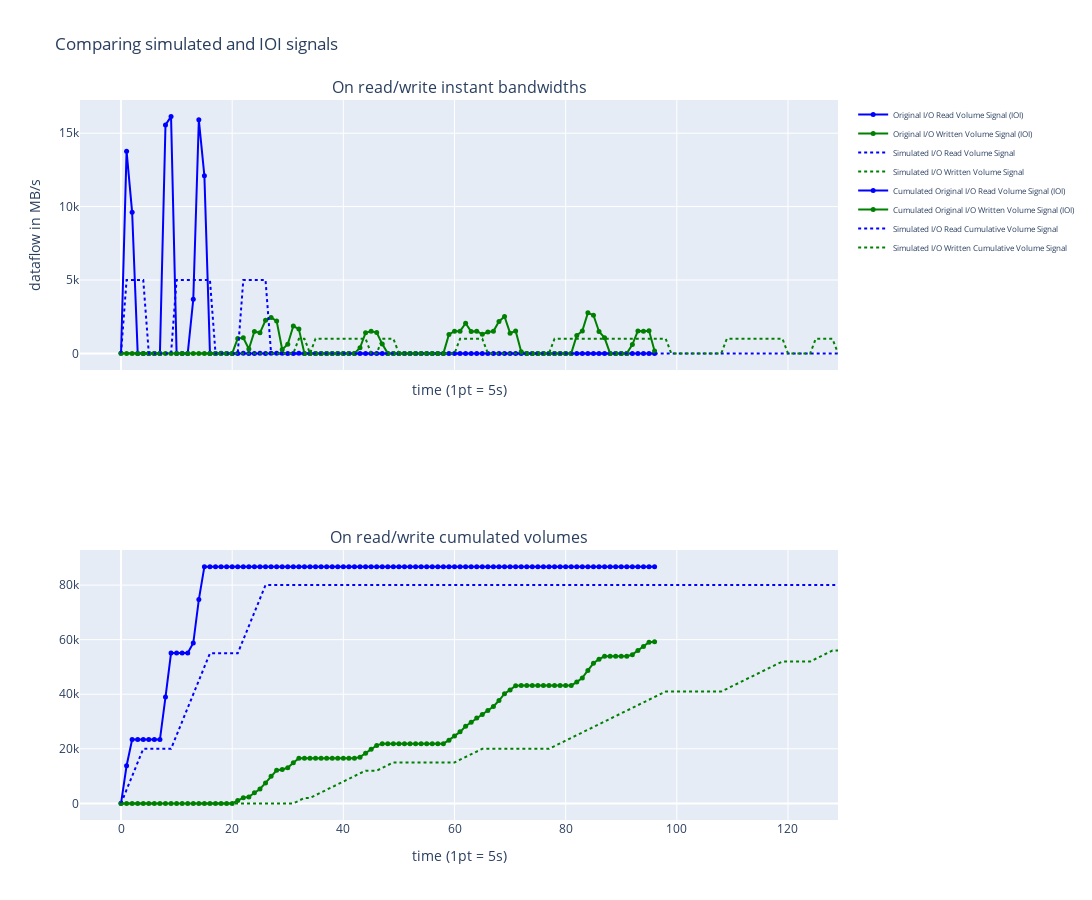

The cell this chart's notebook holds for it:
### Markdown cell above
And rerun the simulation

### Code cell
fig = display_original_sim_signals(simulate_app(compute, reads, writes, io_bw, app_name="3911"),
                                   (timestamps, original_read, original_write),
                                   width=1400, height=900)
fig.show()

### Figure 1 — Plotly figure (JSON) as saved in the notebook; plotly's stock layout.template omitted (floating-point values rounded to 4 significant figures; data arrays with more than 128 entries replaced by an {"elided": "..."} marker saying what was removed)
{"data": [{"line": {"color": "blue", "shape": "linear"}, "marker": {"size": 5}, "mode": "lines+markers", "name": "Original I/O Read Volume Signal (IOI)", "textposition": "top center", "type": "scatter", "x": [0, 1, 2, 3, 4, 5, 6, 7, 8, 9, 10, 11, 12, 13, 14, 15, 16, 17, 18, 19, 20, 21, 22, 23, 24, 25, 26, 27, 28, 29, 30, 31, 32, 33, 34, 35, 36, 37, 38, 39, 40, 41, 42, 43, 44, 45, 46, 47, 48, 49, 50, 51, 52, 53, 54, 55, 56, 57, 58, 59, 60, 61, 62, 63, 64, 65, 66, 67, 68, 69, 70, 71, 72, 73, 74, 75, 76, 77, 78, 79, 80, 81, 82, 83, 84, 85, 86, 87, 88, 89, 90, 91, 92, 93, 94, 95, 96], "xaxis": "x", "y": [0.002971, 13780.0, 9609.0, 0, 0, 0, 0, 0, 15560.0, 16130.0, 0, 0, 0, 3685.0, 15910.0, 12090.0, 0, 0, 0.005912, 0, 0, 0, 1.5e-05, 0, 0, 1.5e-05, 0, 1.5e-05, 3e-05, 1.5e-05, 0, 0, 3e-05, 0, 0, 0, 0, 0, 0, 0, 0, 0, 0, 0, 0, 0, 0, 0, 0, 0, 0, 0, 0, 0, 0, 0, 0, 0, 0, 0, 0, 0, 0, 0, 0, 0, 0, 0, 0, 0, 0, 0, 0, 0, 0, 0, 0, 0, 0, 0, 0, 0, 0, 0, 0, 0, 0, 0, 0, 0, 0, 0, 0, 0, 0, 0, 0], "yaxis": "y"}, {"line": {"color": "green", "shape": "linear"}, "marker": {"size": 5}, "mode": "lines+markers", "name": "Original I/O Written Volume Signal (IOI)", "textposition": "top center", "type": "scatter", "x": [0, 1, 2, 3, 4, 5, 6, 7, 8, 9, 10, 11, 12, 13, 14, 15, 16, 17, 18, 19, 20, 21, 22, 23, 24, 25, 26, 27, 28, 29, 30, 31, 32, 33, 34, 35, 36, 37, 38, 39, 40, 41, 42, 43, 44, 45, 46, 47, 48, 49, 50, 51, 52, 53, 54, 55, 56, 57, 58, 59, 60, 61, 62, 63, 64, 65, 66, 67, 68, 69, 70, 71, 72, 73, 74, 75, 76, 77, 78, 79, 80, 81, 82, 83, 84, 85, 86, 87, 88, 89, 90, 91, 92, 93, 94, 95, 96], "xaxis": "x", "y": [6e-06, 0, 0, 0, 0, 0, 0, 0, 0, 0, 0, 0, 0, 0, 0, 0, 0, 0, 0, 0, 0, 1012.0, 1057.0, 295.3, 1488.0, 1402.0, 2254.0, 2443.0, 2200.0, 265.3, 626.1, 1860.0, 1653.0, 0, 0, 0, 0, 0, 0, 0, 0, 0, 0, 378.1, 1399.0, 1503.0, 1419.0, 635.6, 0, 0, 0, 0, 0, 0, 0, 0, 0, 0, 0, 1289.0, 1515.0, 1513.0, 2055.0, 1483.0, 1511.0, 1303.0, 1455.0, 1508.0, 2172.0, 2517.0, 1378.0, 1533.0, 107.3, 0, 0, 0, 0, 0, 0, 0, 0, 0, 1224.0, 1531.0, 2760.0, 2604.0, 1490.0, 1060.0, 0, 0, 0, 0, 601.0, 1532.0, 1504.0, 1541.0, 157.9], "yaxis": "y"}, {"line": {"color": "blue", "dash": "dot", "shape": "linear"}, "mode": "lines", "name": "Simulated I/O Read Volume Signal", "textposition": "top center", "type": "scatter", "x": {"elided": "130 int values"}, "xaxis": "x", "y": {"elided": "130 int values"}, "yaxis": "y"}, {"line": {"color": "green", "dash": "dot", "shape": "linear"}, "mode": "lines", "name": "Simulated I/O Written Volume Signal", "textposition": "top center", "type": "scatter", "x": {"elided": "130 int values"}, "xaxis": "x", "y": {"elided": "130 int values"}, "yaxis": "y"}, {"line": {"color": "blue", "shape": "linear"}, "marker": {"size": 5}, "mode": "lines+markers", "name": "Cumulated Original I/O Read Volume Signal (IOI)", "textposition": "top center", "type": "scatter", "x": [0, 1, 2, 3, 4, 5, 6, 7, 8, 9, 10, 11, 12, 13, 14, 15, 16, 17, 18, 19, 20, 21, 22, 23, 24, 25, 26, 27, 28, 29, 30, 31, 32, 33, 34, 35, 36, 37, 38, 39, 40, 41, 42, 43, 44, 45, 46, 47, 48, 49, 50, 51, 52, 53, 54, 55, 56, 57, 58, 59, 60, 61, 62, 63, 64, 65, 66, 67, 68, 69, 70, 71, 72, 73, 74, 75, 76, 77, 78, 79, 80, 81, 82, 83, 84, 85, 86, 87, 88, 89, 90, 91, 92, 93, 94, 95, 96], "xaxis": "x2", "y": [0.002971, 13780.0, 23390.0, 23390.0, 23390.0, 23390.0, 23390.0, 23390.0, 38950.0, 55080.0, 55080.0, 55080.0, 55080.0, 58760.0, 74680.0, 86770.0, 86770.0, 86770.0, 86770.0, 86770.0, 86770.0, 86770.0, 86770.0, 86770.0, 86770.0, 86770.0, 86770.0, 86770.0, 86770.0, 86770.0, 86770.0, 86770.0, 86770.0, 86770.0, 86770.0, 86770.0, 86770.0, 86770.0, 86770.0, 86770.0, 86770.0, 86770.0, 86770.0, 86770.0, 86770.0, 86770.0, 86770.0, 86770.0, 86770.0, 86770.0, 86770.0, 86770.0, 86770.0, 86770.0, 86770.0, 86770.0, 86770.0, 86770.0, 86770.0, 86770.0, 86770.0, 86770.0, 86770.0, 86770.0, 86770.0, 86770.0, 86770.0, 86770.0, 86770.0, 86770.0, 86770.0, 86770.0, 86770.0, 86770.0, 86770.0, 86770.0, 86770.0, 86770.0, 86770.0, 86770.0, 86770.0, 86770.0, 86770.0, 86770.0, 86770.0, 86770.0, 86770.0, 86770.0, 86770.0, 86770.0, 86770.0, 86770.0, 86770.0, 86770.0, 86770.0, 86770.0, 86770.0], "yaxis": "y2"}, {"line": {"color": "green", "shape": "linear"}, "marker": {"size": 5}, "mode": "lines+markers", "name": "Cumulated Original I/O Written Volume Signal (IOI)", "textposition": "top center", "type": "scatter", "x": [0, 1, 2, 3, 4, 5, 6, 7, 8, 9, 10, 11, 12, 13, 14, 15, 16, 17, 18, 19, 20, 21, 22, 23, 24, 25, 26, 27, 28, 29, 30, 31, 32, 33, 34, 35, 36, 37, 38, 39, 40, 41, 42, 43, 44, 45, 46, 47, 48, 49, 50, 51, 52, 53, 54, 55, 56, 57, 58, 59, 60, 61, 62, 63, 64, 65, 66, 67, 68, 69, 70, 71, 72, 73, 74, 75, 76, 77, 78, 79, 80, 81, 82, 83, 84, 85, 86, 87, 88, 89, 90, 91, 92, 93, 94, 95, 96], "xaxis": "x2", "y": [6e-06, 6e-06, 6e-06, 6e-06, 6e-06, 6e-06, 6e-06, 6e-06, 6e-06, 6e-06, 6e-06, 6e-06, 6e-06, 6e-06, 6e-06, 6e-06, 6e-06, 6e-06, 6e-06, 6e-06, 6e-06, 1012.0, 2070.0, 2365.0, 3853.0, 5254.0, 7508.0, 9951.0, 12150.0, 12420.0, 13040.0, 14900.0, 16560.0, 16560.0, 16560.0, 16560.0, 16560.0, 16560.0, 16560.0, 16560.0, 16560.0, 16560.0, 16560.0, 16930.0, 18330.0, 19840.0, 21260.0, 21890.0, 21890.0, 21890.0, 21890.0, 21890.0, 21890.0, 21890.0, 21890.0, 21890.0, 21890.0, 21890.0, 21890.0, 23180.0, 24690.0, 26210.0, 28260.0, 29750.0, 31260.0, 32560.0, 34020.0, 35520.0, 37700.0, 40210.0, 41590.0, 43120.0, 43230.0, 43230.0, 43230.0, 43230.0, 43230.0, 43230.0, 43230.0, 43230.0, 43230.0, 43230.0, 44450.0, 45980.0, 48740.0, 51350.0, 52840.0, 53900.0, 53900.0, 53900.0, 53900.0, 53900.0, 54500.0, 56030.0, 57540.0, 59080.0, 59230.0], "yaxis": "y2"}, {"line": {"color": "blue", "dash": "dot", "shape": "linear"}, "mode": "lines", "name": "Simulated I/O Read Cumulative Volume Signal", "textposition": "top center", "type": "scatter", "x": {"elided": "130 int values"}, "xaxis": "x2", "y": {"elided": "130 int values"}, "yaxis": "y2"}, {"line": {"color": "green", "dash": "dot", "shape": "linear"}, "mode": "lines", "name": "Simulated I/O Written Cumulative Volume Signal", "textposition": "top center", "type": "scatter", "x": {"elided": "130 int values"}, "xaxis": "x2", "y": {"elided": "130 int values"}, "yaxis": "y2"}], "layout": {"annotations": [{"font": {"size": 16}, "showarrow": false, "text": "On read/write instant bandwidths", "x": 0.5, "xanchor": "center", "xref": "paper", "y": 1, "yanchor": "bottom", "yref": "paper"}, {"font": {"size": 16}, "showarrow": false, "text": "On read/write cumulated volumes", "x": 0.5, "xanchor": "center", "xref": "paper", "y": 0.375, "yanchor": "bottom", "yref": "paper"}], "autosize": false, "height": 900, "legend": {"font": {"size": 8}, "orientation": "v", "tracegroupgap": 360}, "title": {"text": "Comparing simulated and IOI signals"}, "width": 1400, "xaxis": {"anchor": "y", "domain": [0, 1], "matches": "x2", "showticklabels": false, "title": {"text": "time (1pt = 5s)"}}, "xaxis2": {"anchor": "y2", "domain": [0, 1], "title": {"text": "time (1pt = 5s)"}}, "yaxis": {"anchor": "x", "domain": [0.625, 1], "title": {"text": "dataflow in MB/s"}}, "yaxis2": {"anchor": "x2", "domain": [0, 0.375]}}}
